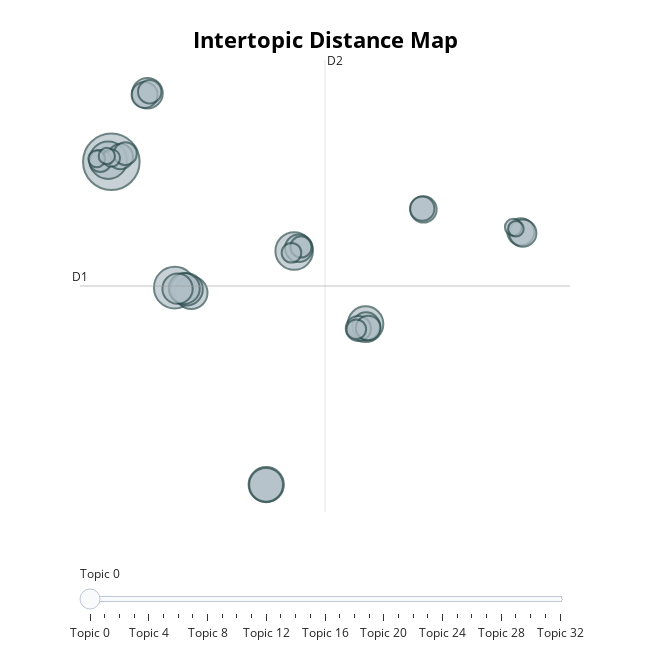

Write notebook code for a chart like this one.
### Code cell
topic_model.visualize_topics()

### Figure 1 — Plotly figure (JSON) as saved in the notebook; plotly's stock layout.template omitted (floating-point values rounded to 4 significant figures)
{"data": [{"customdata": [[0, "music | easy | quality | good | great", 157], [1, "spotify | love | is | it | to", 85], [2, "music | app | great | good | for", 69], [3, "playing | pause | bar | the | randomly", 69], [4, "playlist | play | song | songs | playlists", 62], [5, "spotify | my | logo | screen | open", 61], [6, "spotify | the | my | been | or", 56], [7, "ads | app | this | but | worst", 52], [8, "premium | you | free | is | the", 51], [9, "spotify | ads | premium | for | pay", 47], [10, "app | good | great | this | excellent", 46], [11, "spotify | best | music | app | is", 45], [12, "the | song | play | it | update", 38], [13, "podcasts | podcast | to | stop | the", 37], [14, "ads | too | much | disturbing | 30", 36], [15, "ads | too | many | 30 | music", 36], [16, "logo | open | stuck | the | log", 34], [17, "app | crashes | it | this | for", 33], [18, "best | music | app | apple | far", 31], [19, "shuffle | song | playlist | to | you", 31], [20, "downloaded | offline | internet | load | connection", 30], [21, "open | won | app | tried | opening", 29], [22, "easy | knee | important | use | user", 27], [23, "streaming | best | platform | music | service", 26], [24, "lyrics | tamil | songs | script | comes", 24], [25, "podcast | podcasts | to | in | all", 22], [26, "shuffle | option | them | songs | turn", 19], [27, "crashes | crashing | android | buggy | keeps", 19], [28, "playlists | love | app | great | make", 15], [29, "find | song | remixes | every | songs", 14], [30, "cancel | subscription | monthly | they | account", 14], [31, "best | music | thanks | ever | app", 13], [32, "premium | ads | buy | money | waste", 12]], "hovertemplate": "<b>Topic %{customdata[0]}</b><br>%{customdata[1]}<br>Size: %{customdata[2]}", "legendgroup": "", "marker": {"color": "#B0BEC5", "line": {"color": "DarkSlateGrey", "width": 2}, "size": [157, 85, 69, 69, 62, 61, 56, 52, 51, 47, 46, 45, 38, 37, 36, 36, 34, 33, 31, 31, 30, 29, 27, 26, 24, 22, 19, 19, 15, 14, 14, 13, 12], "sizemode": "area", "sizeref": 0.09813, "symbol": "circle"}, "mode": "markers", "name": "", "orientation": "v", "showlegend": false, "type": "scatter", "x": [-5.626, -1.962, -5.806, 4.932, 9.056, 3.319, 3.311, -1.011, -1.273, -1.414, -3.54, -1.8, 9.087, 5.199, 18.02, 18.14, 12.4, -3.704, -5.1, 8.64, 9.209, 12.33, -3.41, -4.819, -6.263, 5.326, 8.518, 4.777, -5.626, -6.465, 17.59, -5.886, 17.74], "xaxis": "x", "y": [13.17, 1.489, 13.32, 4.879, -1.895, -16.79, -16.81, 1.016, 1.328, 1.413, 19.53, 1.394, -2.097, 5.141, 6.663, 6.544, 8.744, 19.36, 13.65, -2.3, -2.262, 8.813, 19.66, 13.92, 13.24, 5.262, -2.374, 4.725, 13.51, 13.45, 7.096, 13.7, 6.947], "yaxis": "y"}], "layout": {"annotations": [{"showarrow": false, "text": "D1", "x": -7.435, "y": 1.64, "yshift": 10}, {"showarrow": false, "text": "D2", "x": 6.713, "xshift": 10, "y": 22.61}], "height": 650, "hoverlabel": {"bgcolor": "white", "font": {"family": "Rockwell", "size": 16}}, "legend": {"itemsizing": "constant", "tracegroupgap": 0}, "margin": {"t": 60}, "shapes": [{"line": {"color": "#CFD8DC", "width": 2}, "type": "line", "x0": 6.713, "x1": 6.713, "y0": -19.33, "y1": 22.61}, {"line": {"color": "#9E9E9E", "width": 2}, "type": "line", "x0": -7.435, "x1": 20.86, "y0": 1.64, "y1": 1.64}], "sliders": [{"active": 0, "pad": {"t": 50}, "steps": [{"args": [{"marker.color": [["red", "#B0BEC5", "#B0BEC5", "#B0BEC5", "#B0BEC5", "#B0BEC5", "#B0BEC5", "#B0BEC5", "#B0BEC5", "#B0BEC5", "#B0BEC5", "#B0BEC5", "#B0BEC5", "#B0BEC5", "#B0BEC5", "#B0BEC5", "#B0BEC5", "#B0BEC5", "#B0BEC5", "#B0BEC5", "#B0BEC5", "#B0BEC5", "#B0BEC5", "#B0BEC5", "#B0BEC5", "#B0BEC5", "#B0BEC5", "#B0BEC5", "#B0BEC5", "#B0BEC5", "#B0BEC5", "#B0BEC5", "#B0BEC5"]]}], "label": "Topic 0", "method": "update"}, {"args": [{"marker.color": [["#B0BEC5", "red", "#B0BEC5", "#B0BEC5", "#B0BEC5", "#B0BEC5", "#B0BEC5", "#B0BEC5", "#B0BEC5", "#B0BEC5", "#B0BEC5", "#B0BEC5", "#B0BEC5", "#B0BEC5", "#B0BEC5", "#B0BEC5", "#B0BEC5", "#B0BEC5", "#B0BEC5", "#B0BEC5", "#B0BEC5", "#B0BEC5", "#B0BEC5", "#B0BEC5", "#B0BEC5", "#B0BEC5", "#B0BEC5", "#B0BEC5", "#B0BEC5", "#B0BEC5", "#B0BEC5", "#B0BEC5", "#B0BEC5"]]}], "label": "Topic 1", "method": "update"}, {"args": [{"marker.color": [["#B0BEC5", "#B0BEC5", "red", "#B0BEC5", "#B0BEC5", "#B0BEC5", "#B0BEC5", "#B0BEC5", "#B0BEC5", "#B0BEC5", "#B0BEC5", "#B0BEC5", "#B0BEC5", "#B0BEC5", "#B0BEC5", "#B0BEC5", "#B0BEC5", "#B0BEC5", "#B0BEC5", "#B0BEC5", "#B0BEC5", "#B0BEC5", "#B0BEC5", "#B0BEC5", "#B0BEC5", "#B0BEC5", "#B0BEC5", "#B0BEC5", "#B0BEC5", "#B0BEC5", "#B0BEC5", "#B0BEC5", "#B0BEC5"]]}], "label": "Topic 2", "method": "update"}, {"args": [{"marker.color": [["#B0BEC5", "#B0BEC5", "#B0BEC5", "red", "#B0BEC5", "#B0BEC5", "#B0BEC5", "#B0BEC5", "#B0BEC5", "#B0BEC5", "#B0BEC5", "#B0BEC5", "#B0BEC5", "#B0BEC5", "#B0BEC5", "#B0BEC5", "#B0BEC5", "#B0BEC5", "#B0BEC5", "#B0BEC5", "#B0BEC5", "#B0BEC5", "#B0BEC5", "#B0BEC5", "#B0BEC5", "#B0BEC5", "#B0BEC5", "#B0BEC5", "#B0BEC5", "#B0BEC5", "#B0BEC5", "#B0BEC5", "#B0BEC5"]]}], "label": "Topic 3", "method": "update"}, {"args": [{"marker.color": [["#B0BEC5", "#B0BEC5", "#B0BEC5", "#B0BEC5", "red", "#B0BEC5", "#B0BEC5", "#B0BEC5", "#B0BEC5", "#B0BEC5", "#B0BEC5", "#B0BEC5", "#B0BEC5", "#B0BEC5", "#B0BEC5", "#B0BEC5", "#B0BEC5", "#B0BEC5", "#B0BEC5", "#B0BEC5", "#B0BEC5", "#B0BEC5", "#B0BEC5", "#B0BEC5", "#B0BEC5", "#B0BEC5", "#B0BEC5", "#B0BEC5", "#B0BEC5", "#B0BEC5", "#B0BEC5", "#B0BEC5", "#B0BEC5"]]}], "label": "Topic 4", "method": "update"}, {"args": [{"marker.color": [["#B0BEC5", "#B0BEC5", "#B0BEC5", "#B0BEC5", "#B0BEC5", "red", "#B0BEC5", "#B0BEC5", "#B0BEC5", "#B0BEC5", "#B0BEC5", "#B0BEC5", "#B0BEC5", "#B0BEC5", "#B0BEC5", "#B0BEC5", "#B0BEC5", "#B0BEC5", "#B0BEC5", "#B0BEC5", "#B0BEC5", "#B0BEC5", "#B0BEC5", "#B0BEC5", "#B0BEC5", "#B0BEC5", "#B0BEC5", "#B0BEC5", "#B0BEC5", "#B0BEC5", "#B0BEC5", "#B0BEC5", "#B0BEC5"]]}], "label": "Topic 5", "method": "update"}, {"args": [{"marker.color": [["#B0BEC5", "#B0BEC5", "#B0BEC5", "#B0BEC5", "#B0BEC5", "#B0BEC5", "red", "#B0BEC5", "#B0BEC5", "#B0BEC5", "#B0BEC5", "#B0BEC5", "#B0BEC5", "#B0BEC5", "#B0BEC5", "#B0BEC5", "#B0BEC5", "#B0BEC5", "#B0BEC5", "#B0BEC5", "#B0BEC5", "#B0BEC5", "#B0BEC5", "#B0BEC5", "#B0BEC5", "#B0BEC5", "#B0BEC5", "#B0BEC5", "#B0BEC5", "#B0BEC5", "#B0BEC5", "#B0BEC5", "#B0BEC5"]]}], "label": "Topic 6", "method": "update"}, {"args": [{"marker.color": [["#B0BEC5", "#B0BEC5", "#B0BEC5", "#B0BEC5", "#B0BEC5", "#B0BEC5", "#B0BEC5", "red", "#B0BEC5", "#B0BEC5", "#B0BEC5", "#B0BEC5", "#B0BEC5", "#B0BEC5", "#B0BEC5", "#B0BEC5", "#B0BEC5", "#B0BEC5", "#B0BEC5", "#B0BEC5", "#B0BEC5", "#B0BEC5", "#B0BEC5", "#B0BEC5", "#B0BEC5", "#B0BEC5", "#B0BEC5", "#B0BEC5", "#B0BEC5", "#B0BEC5", "#B0BEC5", "#B0BEC5", "#B0BEC5"]]}], "label": "Topic 7", "method": "update"}, {"args": [{"marker.color": [["#B0BEC5", "#B0BEC5", "#B0BEC5", "#B0BEC5", "#B0BEC5", "#B0BEC5", "#B0BEC5", "#B0BEC5", "red", "#B0BEC5", "#B0BEC5", "#B0BEC5", "#B0BEC5", "#B0BEC5", "#B0BEC5", "#B0BEC5", "#B0BEC5", "#B0BEC5", "#B0BEC5", "#B0BEC5", "#B0BEC5", "#B0BEC5", "#B0BEC5", "#B0BEC5", "#B0BEC5", "#B0BEC5", "#B0BEC5", "#B0BEC5", "#B0BEC5", "#B0BEC5", "#B0BEC5", "#B0BEC5", "#B0BEC5"]]}], "label": "Topic 8", "method": "update"}, {"args": [{"marker.color": [["#B0BEC5", "#B0BEC5", "#B0BEC5", "#B0BEC5", "#B0BEC5", "#B0BEC5", "#B0BEC5", "#B0BEC5", "#B0BEC5", "red", "#B0BEC5", "#B0BEC5", "#B0BEC5", "#B0BEC5", "#B0BEC5", "#B0BEC5", "#B0BEC5", "#B0BEC5", "#B0BEC5", "#B0BEC5", "#B0BEC5", "#B0BEC5", "#B0BEC5", "#B0BEC5", "#B0BEC5", "#B0BEC5", "#B0BEC5", "#B0BEC5", "#B0BEC5", "#B0BEC5", "#B0BEC5", "#B0BEC5", "#B0BEC5"]]}], "label": "Topic 9", "method": "update"}, {"args": [{"marker.color": [["#B0BEC5", "#B0BEC5", "#B0BEC5", "#B0BEC5", "#B0BEC5", "#B0BEC5", "#B0BEC5", "#B0BEC5", "#B0BEC5", "#B0BEC5", "red", "#B0BEC5", "#B0BEC5", "#B0BEC5", "#B0BEC5", "#B0BEC5", "#B0BEC5", "#B0BEC5", "#B0BEC5", "#B0BEC5", "#B0BEC5", "#B0BEC5", "#B0BEC5", "#B0BEC5", "#B0BEC5", "#B0BEC5", "#B0BEC5", "#B0BEC5", "#B0BEC5", "#B0BEC5", "#B0BEC5", "#B0BEC5", "#B0BEC5"]]}], "label": "Topic 10", "method": "update"}, {"args": [{"marker.color": [["#B0BEC5", "#B0BEC5", "#B0BEC5", "#B0BEC5", "#B0BEC5", "#B0BEC5", "#B0BEC5", "#B0BEC5", "#B0BEC5", "#B0BEC5", "#B0BEC5", "red", "#B0BEC5", "#B0BEC5", "#B0BEC5", "#B0BEC5", "#B0BEC5", "#B0BEC5", "#B0BEC5", "#B0BEC5", "#B0BEC5", "#B0BEC5", "#B0BEC5", "#B0BEC5", "#B0BEC5", "#B0BEC5", "#B0BEC5", "#B0BEC5", "#B0BEC5", "#B0BEC5", "#B0BEC5", "#B0BEC5", "#B0BEC5"]]}], "label": "Topic 11", "method": "update"}, {"args": [{"marker.color": [["#B0BEC5", "#B0BEC5", "#B0BEC5", "#B0BEC5", "#B0BEC5", "#B0BEC5", "#B0BEC5", "#B0BEC5", "#B0BEC5", "#B0BEC5", "#B0BEC5", "#B0BEC5", "red", "#B0BEC5", "#B0BEC5", "#B0BEC5", "#B0BEC5", "#B0BEC5", "#B0BEC5", "#B0BEC5", "#B0BEC5", "#B0BEC5", "#B0BEC5", "#B0BEC5", "#B0BEC5", "#B0BEC5", "#B0BEC5", "#B0BEC5", "#B0BEC5", "#B0BEC5", "#B0BEC5", "#B0BEC5", "#B0BEC5"]]}], "label": "Topic 12", "method": "update"}, {"args": [{"marker.color": [["#B0BEC5", "#B0BEC5", "#B0BEC5", "#B0BEC5", "#B0BEC5", "#B0BEC5", "#B0BEC5", "#B0BEC5", "#B0BEC5", "#B0BEC5", "#B0BEC5", "#B0BEC5", "#B0BEC5", "red", "#B0BEC5", "#B0BEC5", "#B0BEC5", "#B0BEC5", "#B0BEC5", "#B0BEC5", "#B0BEC5", "#B0BEC5", "#B0BEC5", "#B0BEC5", "#B0BEC5", "#B0BEC5", "#B0BEC5", "#B0BEC5", "#B0BEC5", "#B0BEC5", "#B0BEC5", "#B0BEC5", "#B0BEC5"]]}], "label": "Topic 13", "method": "update"}, {"args": [{"marker.color": [["#B0BEC5", "#B0BEC5", "#B0BEC5", "#B0BEC5", "#B0BEC5", "#B0BEC5", "#B0BEC5", "#B0BEC5", "#B0BEC5", "#B0BEC5", "#B0BEC5", "#B0BEC5", "#B0BEC5", "#B0BEC5", "red", "#B0BEC5", "#B0BEC5", "#B0BEC5", "#B0BEC5", "#B0BEC5", "#B0BEC5", "#B0BEC5", "#B0BEC5", "#B0BEC5", "#B0BEC5", "#B0BEC5", "#B0BEC5", "#B0BEC5", "#B0BEC5", "#B0BEC5", "#B0BEC5", "#B0BEC5", "#B0BEC5"]]}], "label": "Topic 14", "method": "update"}, {"args": [{"marker.color": [["#B0BEC5", "#B0BEC5", "#B0BEC5", "#B0BEC5", "#B0BEC5", "#B0BEC5", "#B0BEC5", "#B0BEC5", "#B0BEC5", "#B0BEC5", "#B0BEC5", "#B0BEC5", "#B0BEC5", "#B0BEC5", "#B0BEC5", "red", "#B0BEC5", "#B0BEC5", "#B0BEC5", "#B0BEC5", "#B0BEC5", "#B0BEC5", "#B0BEC5", "#B0BEC5", "#B0BEC5", "#B0BEC5", "#B0BEC5", "#B0BEC5", "#B0BEC5", "#B0BEC5", "#B0BEC5", "#B0BEC5", "#B0BEC5"]]}], "label": "Topic 15", "method": "update"}, {"args": [{"marker.color": [["#B0BEC5", "#B0BEC5", "#B0BEC5", "#B0BEC5", "#B0BEC5", "#B0BEC5", "#B0BEC5", "#B0BEC5", "#B0BEC5", "#B0BEC5", "#B0BEC5", "#B0BEC5", "#B0BEC5", "#B0BEC5", "#B0BEC5", "#B0BEC5", "red", "#B0BEC5", "#B0BEC5", "#B0BEC5", "#B0BEC5", "#B0BEC5", "#B0BEC5", "#B0BEC5", "#B0BEC5", "#B0BEC5", "#B0BEC5", "#B0BEC5", "#B0BEC5", "#B0BEC5", "#B0BEC5", "#B0BEC5", "#B0BEC5"]]}], "label": "Topic 16", "method": "update"}, {"args": [{"marker.color": [["#B0BEC5", "#B0BEC5", "#B0BEC5", "#B0BEC5", "#B0BEC5", "#B0BEC5", "#B0BEC5", "#B0BEC5", "#B0BEC5", "#B0BEC5", "#B0BEC5", "#B0BEC5", "#B0BEC5", "#B0BEC5", "#B0BEC5", "#B0BEC5", "#B0BEC5", "red", "#B0BEC5", "#B0BEC5", "#B0BEC5", "#B0BEC5", "#B0BEC5", "#B0BEC5", "#B0BEC5", "#B0BEC5", "#B0BEC5", "#B0BEC5", "#B0BEC5", "#B0BEC5", "#B0BEC5", "#B0BEC5", "#B0BEC5"]]}], "label": "Topic 17", "method": "update"}, {"args": [{"marker.color": [["#B0BEC5", "#B0BEC5", "#B0BEC5", "#B0BEC5", "#B0BEC5", "#B0BEC5", "#B0BEC5", "#B0BEC5", "#B0BEC5", "#B0BEC5", "#B0BEC5", "#B0BEC5", "#B0BEC5", "#B0BEC5", "#B0BEC5", "#B0BEC5", "#B0BEC5", "#B0BEC5", "red", "#B0BEC5", "#B0BEC5", "#B0BEC5", "#B0BEC5", "#B0BEC5", "#B0BEC5", "#B0BEC5", "#B0BEC5", "#B0BEC5", "#B0BEC5", "#B0BEC5", "#B0BEC5", "#B0BEC5", "#B0BEC5"]]}], "label": "Topic 18", "method": "update"}, {"args": [{"marker.color": [["#B0BEC5", "#B0BEC5", "#B0BEC5", "#B0BEC5", "#B0BEC5", "#B0BEC5", "#B0BEC5", "#B0BEC5", "#B0BEC5", "#B0BEC5", "#B0BEC5", "#B0BEC5", "#B0BEC5", "#B0BEC5", "#B0BEC5", "#B0BEC5", "#B0BEC5", "#B0BEC5", "#B0BEC5", "red", "#B0BEC5", "#B0BEC5", "#B0BEC5", "#B0BEC5", "#B0BEC5", "#B0BEC5", "#B0BEC5", "#B0BEC5", "#B0BEC5", "#B0BEC5", "#B0BEC5", "#B0BEC5", "#B0BEC5"]]}], "label": "Topic 19", "method": "update"}, {"args": [{"marker.color": [["#B0BEC5", "#B0BEC5", "#B0BEC5", "#B0BEC5", "#B0BEC5", "#B0BEC5", "#B0BEC5", "#B0BEC5", "#B0BEC5", "#B0BEC5", "#B0BEC5", "#B0BEC5", "#B0BEC5", "#B0BEC5", "#B0BEC5", "#B0BEC5", "#B0BEC5", "#B0BEC5", "#B0BEC5", "#B0BEC5", "red", "#B0BEC5", "#B0BEC5", "#B0BEC5", "#B0BEC5", "#B0BEC5", "#B0BEC5", "#B0BEC5", "#B0BEC5", "#B0BEC5", "#B0BEC5", "#B0BEC5", "#B0BEC5"]]}], "label": "Topic 20", "method": "update"}, {"args": [{"marker.color": [["#B0BEC5", "#B0BEC5", "#B0BEC5", "#B0BEC5", "#B0BEC5", "#B0BEC5", "#B0BEC5", "#B0BEC5", "#B0BEC5", "#B0BEC5", "#B0BEC5", "#B0BEC5", "#B0BEC5", "#B0BEC5", "#B0BEC5", "#B0BEC5", "#B0BEC5", "#B0BEC5", "#B0BEC5", "#B0BEC5", "#B0BEC5", "red", "#B0BEC5", "#B0BEC5", "#B0BEC5", "#B0BEC5", "#B0BEC5", "#B0BEC5", "#B0BEC5", "#B0BEC5", "#B0BEC5", "#B0BEC5", "#B0BEC5"]]}], "label": "Topic 21", "method": "update"}, {"args": [{"marker.color": [["#B0BEC5", "#B0BEC5", "#B0BEC5", "#B0BEC5", "#B0BEC5", "#B0BEC5", "#B0BEC5", "#B0BEC5", "#B0BEC5", "#B0BEC5", "#B0BEC5", "#B0BEC5", "#B0BEC5", "#B0BEC5", "#B0BEC5", "#B0BEC5", "#B0BEC5", "#B0BEC5", "#B0BEC5", "#B0BEC5", "#B0BEC5", "#B0BEC5", "red", "#B0BEC5", "#B0BEC5", "#B0BEC5", "#B0BEC5", "#B0BEC5", "#B0BEC5", "#B0BEC5", "#B0BEC5", "#B0BEC5", "#B0BEC5"]]}], "label": "Topic 22", "method": "update"}, {"args": [{"marker.color": [["#B0BEC5", "#B0BEC5", "#B0BEC5", "#B0BEC5", "#B0BEC5", "#B0BEC5", "#B0BEC5", "#B0BEC5", "#B0BEC5", "#B0BEC5", "#B0BEC5", "#B0BEC5", "#B0BEC5", "#B0BEC5", "#B0BEC5", "#B0BEC5", "#B0BEC5", "#B0BEC5", "#B0BEC5", "#B0BEC5", "#B0BEC5", "#B0BEC5", "#B0BEC5", "red", "#B0BEC5", "#B0BEC5", "#B0BEC5", "#B0BEC5", "#B0BEC5", "#B0BEC5", "#B0BEC5", "#B0BEC5", "#B0BEC5"]]}], "label": "Topic 23", "method": "update"}, {"args": [{"marker.color": [["#B0BEC5", "#B0BEC5", "#B0BEC5", "#B0BEC5", "#B0BEC5", "#B0BEC5", "#B0BEC5", "#B0BEC5", "#B0BEC5", "#B0BEC5", "#B0BEC5", "#B0BEC5", "#B0BEC5", "#B0BEC5", "#B0BEC5", "#B0BEC5", "#B0BEC5", "#B0BEC5", "#B0BEC5", "#B0BEC5", "#B0BEC5", "#B0BEC5", "#B0BEC5", "#B0BEC5", "red", "#B0BEC5", "#B0BEC5", "#B0BEC5", "#B0BEC5", "#B0BEC5", "#B0BEC5", "#B0BEC5", "#B0BEC5"]]}], "label": "Topic 24", "method": "update"}, {"args": [{"marker.color": [["#B0BEC5", "#B0BEC5", "#B0BEC5", "#B0BEC5", "#B0BEC5", "#B0BEC5", "#B0BEC5", "#B0BEC5", "#B0BEC5", "#B0BEC5", "#B0BEC5", "#B0BEC5", "#B0BEC5", "#B0BEC5", "#B0BEC5", "#B0BEC5", "#B0BEC5", "#B0BEC5", "#B0BEC5", "#B0BEC5", "#B0BEC5", "#B0BEC5", "#B0BEC5", "#B0BEC5", "#B0BEC5", "red", "#B0BEC5", "#B0BEC5", "#B0BEC5", "#B0BEC5", "#B0BEC5", "#B0BEC5", "#B0BEC5"]]}], "label": "Topic 25", "method": "update"}, {"args": [{"marker.color": [["#B0BEC5", "#B0BEC5", "#B0BEC5", "#B0BEC5", "#B0BEC5", "#B0BEC5", "#B0BEC5", "#B0BEC5", "#B0BEC5", "#B0BEC5", "#B0BEC5", "#B0BEC5", "#B0BEC5", "#B0BEC5", "#B0BEC5", "#B0BEC5", "#B0BEC5", "#B0BEC5", "#B0BEC5", "#B0BEC5", "#B0BEC5", "#B0BEC5", "#B0BEC5", "#B0BEC5", "#B0BEC5", "#B0BEC5", "red", "#B0BEC5", "#B0BEC5", "#B0BEC5", "#B0BEC5", "#B0BEC5", "#B0BEC5"]]}], "label": "Topic 26", "method": "update"}, {"args": [{"marker.color": [["#B0BEC5", "#B0BEC5", "#B0BEC5", "#B0BEC5", "#B0BEC5", "#B0BEC5", "#B0BEC5", "#B0BEC5", "#B0BEC5", "#B0BEC5", "#B0BEC5", "#B0BEC5", "#B0BEC5", "#B0BEC5", "#B0BEC5", "#B0BEC5", "#B0BEC5", "#B0BEC5", "#B0BEC5", "#B0BEC5", "#B0BEC5", "#B0BEC5", "#B0BEC5", "#B0BEC5", "#B0BEC5", "#B0BEC5", "#B0BEC5", "red", "#B0BEC5", "#B0BEC5", "#B0BEC5", "#B0BEC5", "#B0BEC5"]]}], "label": "Topic 27", "method": "update"}, {"args": [{"marker.color": [["#B0BEC5", "#B0BEC5", "#B0BEC5", "#B0BEC5", "#B0BEC5", "#B0BEC5", "#B0BEC5", "#B0BEC5", "#B0BEC5", "#B0BEC5", "#B0BEC5", "#B0BEC5", "#B0BEC5", "#B0BEC5", "#B0BEC5", "#B0BEC5", "#B0BEC5", "#B0BEC5", "#B0BEC5", "#B0BEC5", "#B0BEC5", "#B0BEC5", "#B0BEC5", "#B0BEC5", "#B0BEC5", "#B0BEC5", "#B0BEC5", "#B0BEC5", "red", "#B0BEC5", "#B0BEC5", "#B0BEC5", "#B0BEC5"]]}], "label": "Topic 28", "method": "update"}, {"args": [{"marker.color": [["#B0BEC5", "#B0BEC5", "#B0BEC5", "#B0BEC5", "#B0BEC5", "#B0BEC5", "#B0BEC5", "#B0BEC5", "#B0BEC5", "#B0BEC5", "#B0BEC5", "#B0BEC5", "#B0BEC5", "#B0BEC5", "#B0BEC5", "#B0BEC5", "#B0BEC5", "#B0BEC5", "#B0BEC5", "#B0BEC5", "#B0BEC5", "#B0BEC5", "#B0BEC5", "#B0BEC5", "#B0BEC5", "#B0BEC5", "#B0BEC5", "#B0BEC5", "#B0BEC5", "red", "#B0BEC5", "#B0BEC5", "#B0BEC5"]]}], "label": "Topic 29", "method": "update"}, {"args": [{"marker.color": [["#B0BEC5", "#B0BEC5", "#B0BEC5", "#B0BEC5", "#B0BEC5", "#B0BEC5", "#B0BEC5", "#B0BEC5", "#B0BEC5", "#B0BEC5", "#B0BEC5", "#B0BEC5", "#B0BEC5", "#B0BEC5", "#B0BEC5", "#B0BEC5", "#B0BEC5", "#B0BEC5", "#B0BEC5", "#B0BEC5", "#B0BEC5", "#B0BEC5", "#B0BEC5", "#B0BEC5", "#B0BEC5", "#B0BEC5", "#B0BEC5", "#B0BEC5", "#B0BEC5", "#B0BEC5", "red", "#B0BEC5", "#B0BEC5"]]}], "label": "Topic 30", "method": "update"}, {"args": [{"marker.color": [["#B0BEC5", "#B0BEC5", "#B0BEC5", "#B0BEC5", "#B0BEC5", "#B0BEC5", "#B0BEC5", "#B0BEC5", "#B0BEC5", "#B0BEC5", "#B0BEC5", "#B0BEC5", "#B0BEC5", "#B0BEC5", "#B0BEC5", "#B0BEC5", "#B0BEC5", "#B0BEC5", "#B0BEC5", "#B0BEC5", "#B0BEC5", "#B0BEC5", "#B0BEC5", "#B0BEC5", "#B0BEC5", "#B0BEC5", "#B0BEC5", "#B0BEC5", "#B0BEC5", "#B0BEC5", "#B0BEC5", "red", "#B0BEC5"]]}], "label": "Topic 31", "method": "update"}, {"args": [{"marker.color": [["#B0BEC5", "#B0BEC5", "#B0BEC5", "#B0BEC5", "#B0BEC5", "#B0BEC5", "#B0BEC5", "#B0BEC5", "#B0BEC5", "#B0BEC5", "#B0BEC5", "#B0BEC5", "#B0BEC5", "#B0BEC5", "#B0BEC5", "#B0BEC5", "#B0BEC5", "#B0BEC5", "#B0BEC5", "#B0BEC5", "#B0BEC5", "#B0BEC5", "#B0BEC5", "#B0BEC5", "#B0BEC5", "#B0BEC5", "#B0BEC5", "#B0BEC5", "#B0BEC5", "#B0BEC5", "#B0BEC5", "#B0BEC5", "red"]]}], "label": "Topic 32", "method": "update"}]}], "title": {"font": {"color": "Black", "size": 22}, "text": "<b>Intertopic Distance Map</b>", "x": 0.5, "xanchor": "center", "y": 0.95, "yanchor": "top"}, "width": 650, "xaxis": {"anchor": "y", "domain": [0, 1], "range": [-7.435, 20.86], "title": {"text": ""}, "visible": false}, "yaxis": {"anchor": "x", "domain": [0, 1], "range": [-19.33, 22.61], "title": {"text": ""}, "visible": false}}}
